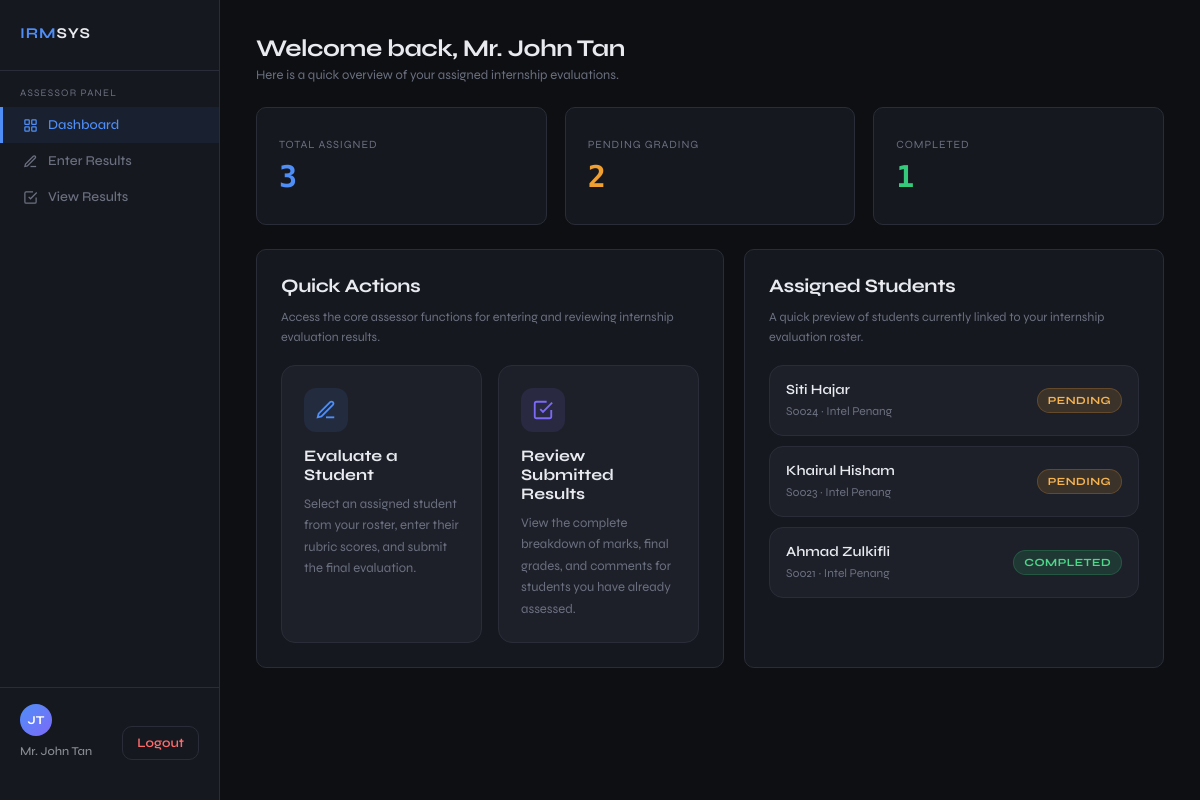
Screenshot of /src/assessor_dashboard.php (signed in) with the database file from the repository.
### tables this page shows
CREATE TABLE users (
    user_id       INT AUTO_INCREMENT PRIMARY KEY,
    username      VARCHAR(50)  NOT NULL UNIQUE,
    password      VARCHAR(255) NOT NULL,
    full_name     VARCHAR(100) NOT NULL,
    role          ENUM('admin','lecturer','supervisor','student') NOT NULL,
    programme     ENUM('Engineering','Arts and Design','Computer Science','Finance') DEFAULT NULL,
    company_name  VARCHAR(150) DEFAULT NULL,
    email         VARCHAR(100) NOT NULL UNIQUE,
    student_id    VARCHAR(10) DEFAULT NULL,
    status        ENUM('active','inactive') DEFAULT 'active',
    created_at    DATETIME DEFAULT CURRENT_TIMESTAMP,

    FOREIGN KEY (student_id) REFERENCES students(student_id) ON DELETE SET NULL
);

CREATE TABLE internships (
    internship_id   INT AUTO_INCREMENT PRIMARY KEY,
    student_id      VARCHAR(10) NOT NULL UNIQUE,
    lecturer_id     INT DEFAULT NULL,
    supervisor_id   INT DEFAULT NULL,
    company_name    VARCHAR(150) DEFAULT NULL,
    industry        VARCHAR(100) DEFAULT NULL,
    start_date      DATE DEFAULT NULL,
    end_date        DATE DEFAULT NULL,
    status          ENUM('unassigned','pending','completed') DEFAULT 'unassigned',
    notes           TEXT,
    created_at      DATETIME DEFAULT CURRENT_TIMESTAMP,
    updated_at      DATETIME DEFAULT CURRENT_TIMESTAMP ON UPDATE CURRENT_TIMESTAMP,

    FOREIGN KEY (student_id)    REFERENCES students(student_id) ON DELETE CASCADE,
    FOREIGN KEY (lecturer_id)   REFERENCES users(user_id) ON DELETE SET NULL,
    FOREIGN KEY (supervisor_id) REFERENCES users(user_id) ON DELETE SET NULL
);

CREATE TABLE students (
    student_id  VARCHAR(10)  PRIMARY KEY,
    full_name   VARCHAR(100) NOT NULL,
    programme   ENUM('Engineering','Arts and Design','Computer Science','Finance') NOT NULL,
    email       VARCHAR(100) NOT NULL UNIQUE,
    status      ENUM('active','inactive') DEFAULT 'active',
    created_at  DATETIME DEFAULT CURRENT_TIMESTAMP
);

### src/assessor_dashboard.php (the view, shortened to what this page needs)
<?php
$conn = getConnection();
$user_id = (int)($_SESSION['user_id'] ?? 0);
$full_name = $_SESSION['full_name'] ?? 'Assessor User';
function e($value) {
    return htmlspecialchars((string)$value, ENT_QUOTES, 'UTF-8');
}
function get_initials($name) {
    $name = preg_replace('/\b(Dr|Prof|Mr|Mrs|Ms|Miss)\.?\s*/i', '', trim($name));
    $parts = preg_split('/\s+/', trim($name));
    $initials = '';
    foreach ($parts as $part) {
        if ($part !== '') {
            $initials .= strtoupper(substr($part, 0, 1));
        }
        if (strlen($initials) >= 2) break;
    }
    return $initials ?: 'AU';
}
function scalar_prepared(mysqli $conn, string $sql, string $types = '', array $params = []): int {
    $stmt = $conn->prepare($sql);
    if ($types !== '' && !empty($params)) {
        $stmt->bind_param($types, ...$params);
    }
    $total = 0;
    if ($stmt->execute()) {
        $result = $stmt->get_result();
        if ($result && ($row = $result->fetch_assoc())) {
            $total = (int)($row['total'] ?? 0);
        }
    }
    return $total;
}
function get_assessor_name(mysqli $conn, int $user_id, string $fallback): string {
    $sql = "SELECT full_name FROM users WHERE user_id = ? AND role IN ('lecturer', 'supervisor') LIMIT 1";
    $stmt = $conn->prepare($sql);
    $stmt->bind_param('i', $user_id);
    $name = $fallback;
    if ($stmt->execute()) {
        $result = $stmt->get_result();
        if ($result && ($row = $result->fetch_assoc())) {
            if (!empty($row['full_name'])) {
                $name = $row['full_name'];
            }
        }
    }
    return $name;
}
function get_assessor_dashboard_stats(mysqli $conn, int $user_id): array {
    $totalAssigned = scalar_prepared(
        $conn,
        "SELECT COUNT(*) AS total
         FROM internships
         WHERE lecturer_id = ? OR supervisor_id = ?",
        'ii',
        [$user_id, $user_id]
    );
    $pendingCount = scalar_prepared(
        $conn,
        "SELECT COUNT(*) AS total
         FROM internships
         WHERE (lecturer_id = ? OR supervisor_id = ?)
           AND status = 'pending'",
        'ii',
        [$user_id, $user_id]
    );
    $completedCount = scalar_prepared(
        $conn,
        "SELECT COUNT(*) AS total
         FROM internships
         WHERE (lecturer_id = ? OR supervisor_id = ?)
           AND status = 'completed'",
        'ii',
        [$user_id, $user_id]
    );
    return [
        'totalAssigned'   => $totalAssigned,
        'pendingCount'    => $pendingCount,
        'completedCount'  => $completedCount,
    ];
}
function get_my_students_preview(mysqli $conn, int $user_id, int $limit = 5): array {
    $items = [];
    $sql = "
        SELECT
            s.student_id,
            s.full_name AS student_name,
            i.company_name,
            i.status
        FROM internships i
        JOIN students s ON i.student_id = s.student_id
        WHERE (i.lecturer_id = ? OR i.supervisor_id = ?)
        ORDER BY
            FIELD(i.status, 'pending', 'completed', 'unassigned'),
            i.updated_at DESC,
            i.internship_id DESC
        LIMIT ?
    ";
    $stmt = $conn->prepare($sql);
    $stmt->bind_param('iii', $user_id, $user_id, $limit);
    if ($stmt->execute()) {
        $result = $stmt->get_result();
        while ($row = $result->fetch_assoc()) {
            $items[] = [
                'student_id'   => $row['student_id'] ?? '',
                'student_name' => $row['student_name'] ?? 'Unknown Student',
                'company_name' => $row['company_name'] ?? '-',
                'status'       => $row['status'] ?? 'pending',
            ];
        }
    }
    return $items;
}
$full_name = get_assessor_name($conn, $user_id, $full_name);
$avatar = get_initials($full_name);
$stats = get_assessor_dashboard_stats($conn, $user_id);
$studentPreview = get_my_students_preview($conn, $user_id, 5);
?>
<!DOCTYPE html>
<html lang="en">
<head>
</head>
<body>
<nav class="sidebar">
  <div class="logo">IRM<span>SYS</span></div>
  <div class="nav-label">Assessor Panel</div>
  <a class="nav-item active" href="assessor_dashboard.php">
    <svg width="15" height="15" fill="none" viewBox="0 0 24 24" stroke="currentColor" stroke-width="2">
      <rect x="3" y="3" width="7" height="7" rx="1"/>
      <rect x="14" y="3" width="7" height="7" rx="1"/>
      <rect x="3" y="14" width="7" height="7" rx="1"/>
      <rect x="14" y="14" width="7" height="7" rx="1"/>
    </svg>
    Dashboard
  </a>
  <a class="nav-item" href="result_entry.php">
    <svg width="15" height="15" fill="none" viewBox="0 0 24 24" stroke="currentColor" stroke-width="2">
      <path d="M12 20h9"/>
      <path d="M16.5 3.5a2.121 2.121 0 1 1 3 3L7 19l-4 1 1-4 12.5-12.5z"/>
    </svg>
    Enter Results
  </a>
  <a class="nav-item" href="assessor_view_results.php">
    <svg width="15" height="15" fill="none" viewBox="0 0 24 24" stroke="currentColor" stroke-width="2">
      <path d="M9 11l3 3L22 4"/>
      <path d="M21 12v7a2 2 0 0 1-2 2H5a2 2 0 0 1-2-2V5a2 2 0 0 1 2-2h11"/>
    </svg>
    View Results
  </a>
  <div class="sidebar-footer">
    <div class="sidebar-user">
      <div class="avatar"><?= e($avatar) ?></div>
      <div class="user-name"><?= e($full_name) ?></div>
    </div>
    <a href="logout.php" class="logout-btn">Logout</a>
  </div>
</nav>
<main class="main">
  <div class="page-header">
    <div>
      <div class="page-title">Welcome back, <?= e($full_name) ?></div>
      <div class="page-sub">Here is a quick overview of your assigned internship evaluations.</div>
    </div>
  </div>
  <section class="stats-row">
    <div class="stat-card">
      <div class="stat-label">Total Assigned</div>
      <div class="stat-value blue"><?= (int)$stats['totalAssigned'] ?></div>
    </div>
    <div class="stat-card">
      <div class="stat-label">Pending Grading</div>
      <div class="stat-value amber"><?= (int)$stats['pendingCount'] ?></div>
    </div>
    <div class="stat-card">
      <div class="stat-label">Completed</div>
      <div class="stat-value green"><?= (int)$stats['completedCount'] ?></div>
    </div>
  </section>
  <section class="content-grid">
    <div class="panel">
      <div class="panel-title">Quick Actions</div>
      <div class="panel-sub">Access the core assessor functions for entering and reviewing internship evaluation results.</div>
      <div class="quick-actions">
        <a href="result_entry.php" class="action-card">
          <div class="action-icon">
            <svg width="22" height="22" fill="none" viewBox="0 0 24 24" stroke="currentColor" stroke-width="2">
              <path d="M12 20h9"/>
              <path d="M16.5 3.5a2.121 2.121 0 1 1 3 3L7 19l-4 1 1-4 12.5-12.5z"/>
            </svg>
          </div>
          <div class="action-title">Evaluate a Student</div>
          <div class="action-desc">
            Select an assigned student from your roster, enter their rubric scores, and submit the final evaluation.
          </div>
        </a>
        <a href="assessor_view_results.php" class="action-card">
          <div class="action-icon purple">
            <svg width="22" height="22" fill="none" viewBox="0 0 24 24" stroke="currentColor" stroke-width="2">
              <path d="M9 11l3 3L22 4"/>
              <path d="M21 12v7a2 2 0 0 1-2 2H5a2 2 0 0 1-2-2V5a2 2 0 0 1 2-2h11"/>
            </svg>
          </div>
          <div class="action-title">Review Submitted Results</div>
          <div class="action-desc">
            View the complete breakdown of marks, final grades, and comments for students you have already assessed.
          </div>
        </a>
      </div>
    </div>
    <div class="panel">
      <div class="panel-title">Assigned Students</div>
      <div class="panel-sub">A quick preview of students currently linked to your internship evaluation roster.</div>
      <?php if (!empty($studentPreview)): ?>
        <div class="student-list">
          <?php foreach ($studentPreview as $item): ?>
            <?php
              $status = strtolower($item['status']);
              $statusClass = 'status-pending';
              if ($status === 'completed') $statusClass = 'status-completed';
            ?>
            <div class="student-item">
              <div class="student-meta">
                <div class="student-name"><?= e($item['student_name']) ?></div>
                <div class="student-sub">
                  <?= e($item['student_id']) ?> · <?= e($item['company_name'] ?: '-') ?>
                </div>
              </div>
              <div class="status-badge <?= e($statusClass) ?>">
                <?= e($status) ?>
              </div>
            </div>
          <?php endforeach; ?>
        </div>
      <?php else: ?>
        <div class="empty-state">
          No students are currently assigned to your assessor account yet.
        </div>
      <?php endif; ?>
    </div>
  </section>
</main>
</body>
</html>

### rows the page displays
users: full_name "JT", full_name "Mr. John Tan"
internships: student.full_name "Siti Hajar", student.student_id "S0024", company_name "Intel Penang", status "PENDING"
internships: student.full_name "Khairul Hisham", student.student_id "S0023", company_name "Intel Penang", status "PENDING"
internships: student.full_name "Ahmad Zulkifli", student.student_id "S0021", company_name "Intel Penang", status "COMPLETED"

### other values shown
$stats['totalAssigned'] "3"
$stats['pendingCount'] "2"
$stats['completedCount'] "1"
